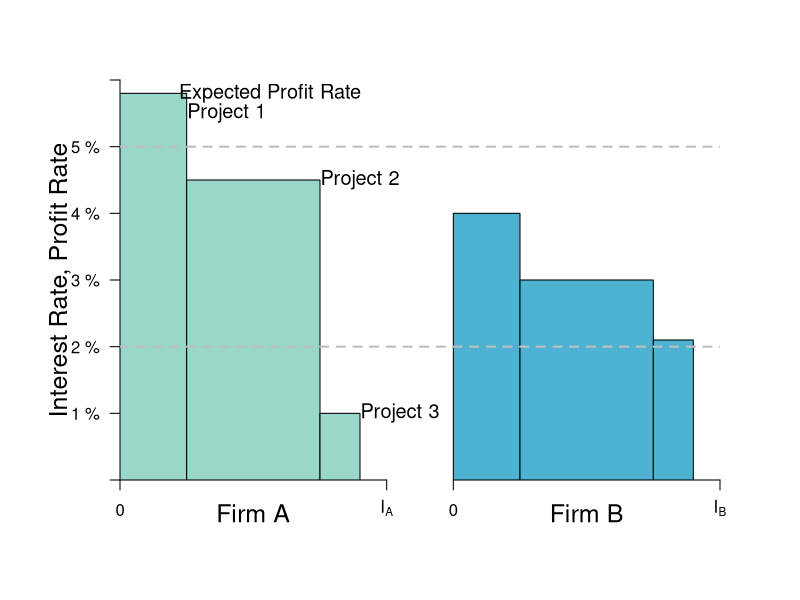

Reproduce this figure in R.
# CHANGE COLOR AND TRANSPARENCY OF RECT

require(shape)
pdf(file = "credit/credit_macro_int_A.pdf", width = 9, height = 7)

#Set parameters for graphics
axislabelsize <- 1.5
labelsize <- 1.2
graphlinewidth <- 3
segmentlinewidth <- 2

COL <- c("#7fc97f", "#beaed4", "#fdc086", "#ffff99", "#386cb0", "#f0027f", "#bf5b17", "#666666")
COLA <- c("#e0f3db", "#99d8c9","#66c2a4","#41ae76", "#238b45", "#005824")
COLB <- c("#c6dbef", "#4eb3d3", "#2b8cbe", "#0868ac","#084081")
COLC <- c("#fcfbfd", "#efedf5", "#dadaeb", "#bcbddc", "#9e9ac8", "#807dba", "#6a51a3", "#54278f", "#3f007d")

par(mar =  c(6, 6, 4, 4))

xlims <- c(0, 45)
ylims <- c(0, 30)

npts <- 501 
x <- seq(xlims[1], xlims[2], length.out = npts)
y <- seq(ylims[1], ylims[2], length.out = npts) 
a <- c(46.08, 55, 64)
b <- c(46.08, 55, 64)

plot(0, 0, xlim = xlims, ylim = ylims, type = "n",
     xlab = expression(paste("")),
     ylab = expression(paste("")), 
     xaxt = "n", 
     yaxt = "n", 
     cex.lab = axislabelsize, 
     bty = "n",
     xaxs="i", 
     yaxs="i")

# ticksy <- seq(from = 0, to = ylims[2], by = 2)
# ylabels <- seq(from = 0, to = ylims[2], by = 2)
# ticksx <- seq(from = 0, to = xlims[2], by = 2)
# xlabels <- seq(from = 0, to = xlims[2], by = 2)
ticksy <- c(0, 5, 10, 15, 20, 25, ylims[2])
ylabels <- c(NA, expression(paste("1 %")), expression(paste("2 %")), expression(paste("3 %")), expression(paste("4 %")), expression(paste("5 %")), NA)
ticksx <- c(0, xlims[2])
ticksx2 <- c(0, 20)
ticksx3 <- c(25, 45)
xlabels1 <- c(0, expression(paste(I[A])))
xlabels2 <- c(0, expression(paste(I[B])))

axis(1, at = ticksx2, pos = 0, labels = xlabels1)
axis(1, at = ticksx3, pos = 0, labels = xlabels2)
axis(2, at = ticksy, pos = 0, labels = ylabels, las = 1)

npts <- 500 
xx1 <- seq(xlims[1], xlims[2], length.out = npts)

text(-4.5, 0.5*(ylims[2] + ylims[1]), expression(paste("Interest Rate, Profit Rate")), xpd = TRUE, cex = axislabelsize, srt = 90) 
text(0.5*(xlims[2]) - 12.5, -2.5, expression(paste("Firm A")), xpd = TRUE, cex = axislabelsize) 
text(0.5*(xlims[2]) + 12.5, -2.5, expression(paste("Firm B")), xpd = TRUE, cex = axislabelsize) 


# I_A RECT
rect(0, 0, 5, 29,
     col=COLA[2], border=TRUE, lty=1)

rect(5, 0, 15, 22.5,
     col=COLA[2], border=TRUE, lty=1)

rect(15, 0, 18, 5,
     col=COLA[2], border=TRUE, lty=1)

# I_B RECT
rect(25, 0, 30, 20,
     col=COLB[2], border=TRUE, lty=1)

rect(30, 0, 40, 15,
     col=COLB[2], border=TRUE, lty=1)

rect(40, 0, 43, 10.5,
     col=COLB[2], border=TRUE, lty=1)


# Segments
segments(0, 10, xlims[2], 10, col = "gray", lty = 2, lwd = segmentlinewidth)
segments(0, 25, xlims[2], 25, col = "gray", lty = 2, lwd = segmentlinewidth)

# Labels

text(11.25, 29, expression(paste("Expected Profit Rate")), cex = labelsize)
text(8, 27.5, expression(paste("Project 1")), cex = labelsize)
text(18, 22.5, expression(paste("Project 2")), cex = labelsize)
text(21, 5, expression(paste("Project 3")), cex = labelsize)

dev.off()
